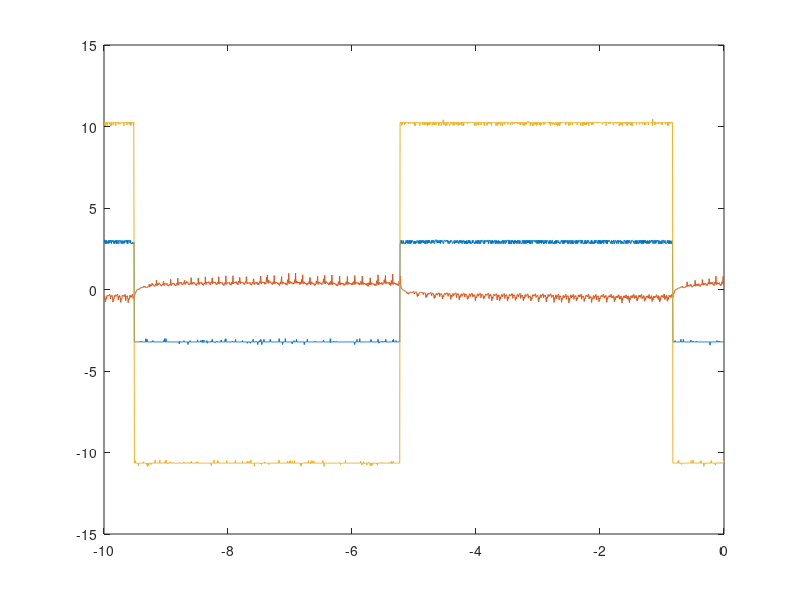

Recreate this plot in MATLAB.

%% przebieg __--__  wzm uchybu 0,33  k gały 0,4  R9 = 50 

dane = csvread("scope_1.csv",3,0);
t1 = dane(:,1)';
ch1 = dane(:,2)';
tacho1 = dane(:,3)';
Zas1 = dane(:,4)';
%ch4 = dane(:,5);
plot(t1,ch1, t1,tacho1,t1,Zas1)

            